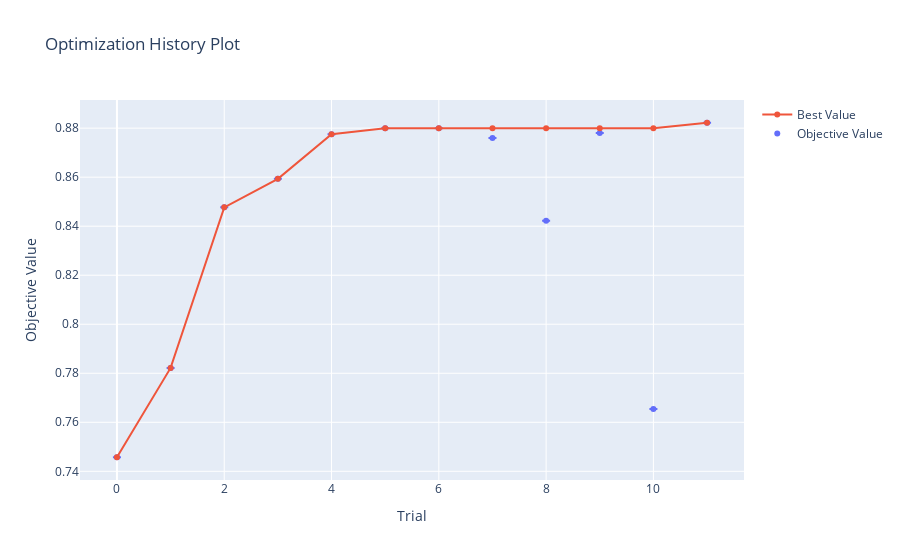

Here is the notebook cell this chart was saved with:
### Markdown cell above
Let's take a look at the optimization history. Note, that plot is interactive, so we can zoom in:

### Code cell
# Plotting Optimization History
import optuna.visualization as vis

optimization_history_plot = vis.plot_optimization_history(study, error_bar=True)
optimization_history_plot.show()

### Figure 1 — Plotly figure (JSON) as saved in the notebook; plotly's stock layout.template omitted (floating-point values rounded to 4 significant figures)
{"data": [{"error_y": {"array": [0, 0, 0, 0, 0, 0, 0, 0, 0, 0, 0, 0], "type": "data", "visible": true}, "mode": "markers", "name": "Objective Value", "type": "scatter", "x": [0, 1, 2, 3, 4, 5, 6, 7, 8, 9, 10, 11], "y": [0.7457, 0.7822, 0.8477, 0.8593, 0.8775, 0.8799, 0.8799, 0.876, 0.8423, 0.878, 0.7654, 0.8822]}, {"name": "Best Value", "type": "scatter", "x": [0, 1, 2, 3, 4, 5, 6, 7, 8, 9, 10, 11], "y": [0.7457, 0.7822, 0.8477, 0.8593, 0.8775, 0.8799, 0.8799, 0.8799, 0.8799, 0.8799, 0.8799, 0.8822]}, {"line": {"width": 0.01}, "mode": "lines", "showlegend": false, "type": "scatter", "x": [0, 1, 2, 3, 4, 5, 6, 7, 8, 9, 10, 11], "y": [0.7457, 0.7822, 0.8477, 0.8593, 0.8775, 0.8799, 0.8799, 0.8799, 0.8799, 0.8799, 0.8799, 0.8822]}, {"fill": "tonexty", "fillcolor": "rgba(255,0,0,0.2)", "mode": "none", "showlegend": false, "type": "scatter", "x": [0, 1, 2, 3, 4, 5, 6, 7, 8, 9, 10, 11], "y": [0.7457, 0.7822, 0.8477, 0.8593, 0.8775, 0.8799, 0.8799, 0.8799, 0.8799, 0.8799, 0.8799, 0.8822]}], "layout": {"title": {"text": "Optimization History Plot"}, "xaxis": {"title": {"text": "Trial"}}, "yaxis": {"title": {"text": "Objective Value"}}}}
